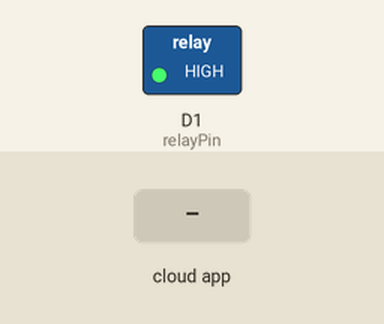
Simulated run of this sketch. Board: ESP8266 (NodeMCU). Parts: switched loads named in the sketch (green lamp = pin HIGH). Inputs (shaded band) come from the test bench. What the sketch prints to the serial monitor is not drawn.

Above: at 2.7 s.
2.8 s: the phone or cloud app sets 0 to 0
At 4.1 s:
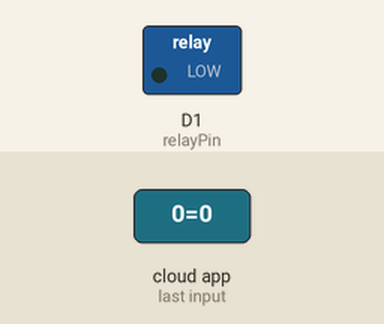
5.0 s: the phone or cloud app sets 0 to 1
At 6.8 s:
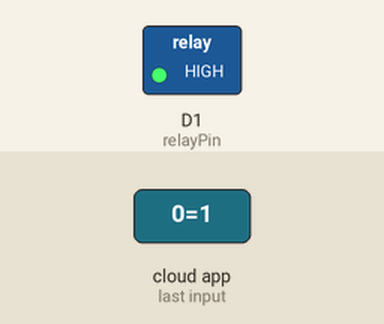
Timing chart, 0 to 8.3 s (numbered marks = the images above; inputs shaded):
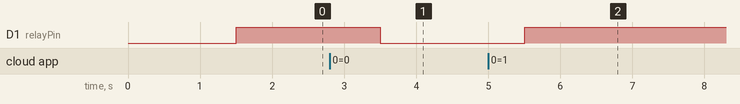

Measured:
- after the input at 2.8 s, D1 (relayPin): HIGH → LOW after 0.70 s
- after the input at 5.0 s, D1 (relayPin): LOW → HIGH after 0.50 s

The sketch:

iot-project-esp8266.ino
```cpp
#include <CayenneMQTTESP8266.h>
#define CAYENNE_DEBUG
#define CAYENNE_PRINT Serial

int currentSensorPin = A0;
int relayPin = D1;

float current = 0.0;

float power = 0.0;

int currentValue = 0;

char ssid[] = "PGDCSL";
char password[] = "pgdcsl19";

char username[] = "b4e0e370-22df-11ea-b73d-1be39589c6b2";
char mqtt_password[] = "54abd5b4dd46b08878c46437591240d0f010ef0b";
char client_id[] = "d4063750-22df-11ea-ba7c-716e7f5ba423";

void setup() {
  Serial.begin(115200);
  Cayenne.begin(username, mqtt_password, client_id, ssid, password);
  pinMode(currentSensorPin,INPUT);
  pinMode(relayPin,OUTPUT);
  digitalWrite(relayPin,HIGH);

  currentValue = analogRead(currentSensorPin);

  current = (((currentValue/1024.0)*5000) - 2000)/660;

  Serial.println("Current Value: ");
  Serial.println(current);
  power = 84.7 * current;
  Serial.println("power: ");
  Serial.println(power);
}

void loop() {
 Cayenne.loop();
 Cayenne.virtualWrite(1, current);
 Cayenne.virtualWrite(2, power);
}

CAYENNE_IN(0)
{
  digitalWrite(relayPin, getValue.asInt());
}
```
